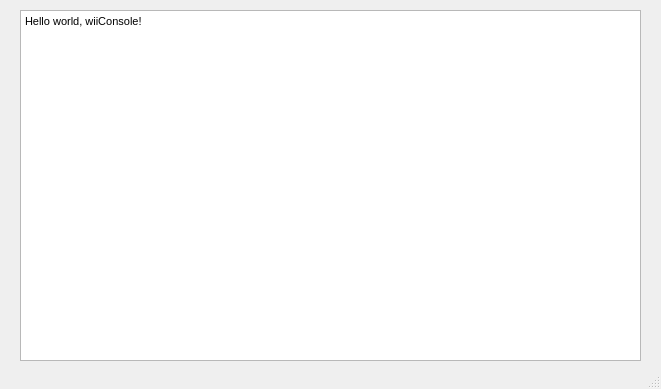
<?xml version="1.0" encoding="UTF-8"?>
<ui version="4.0">
 <class>wiiConsole</class>
 <widget class="QMainWindow" name="wiiConsole">
  <property name="windowModality">
   <enum>Qt::NonModal</enum>
  </property>
  <property name="enabled">
   <bool>true</bool>
  </property>
  <property name="geometry">
   <rect>
    <x>0</x>
    <y>0</y>
    <width>661</width>
    <height>389</height>
   </rect>
  </property>
  <property name="windowTitle">
   <string>wii Console</string>
  </property>
  <property name="animated">
   <bool>true</bool>
  </property>
  <property name="tabShape">
   <enum>QTabWidget::Rounded</enum>
  </property>
  <property name="dockNestingEnabled">
   <bool>false</bool>
  </property>
  <widget class="QWidget" name="centralwidget">
   <widget class="QTextEdit" name="textEdit">
    <property name="geometry">
     <rect>
      <x>20</x>
      <y>10</y>
      <width>621</width>
      <height>351</height>
     </rect>
    </property>
    <property name="html">
     <string>&lt;!DOCTYPE HTML PUBLIC &quot;-//W3C//DTD HTML 4.0//EN&quot; &quot;http://www.w3.org/TR/REC-html40/strict.dtd&quot;&gt;
&lt;html&gt;&lt;head&gt;&lt;meta name=&quot;qrichtext&quot; content=&quot;1&quot; /&gt;&lt;style type=&quot;text/css&quot;&gt;
p, li { white-space: pre-wrap; }
&lt;/style&gt;&lt;/head&gt;&lt;body style=&quot; font-family:'MS Shell Dlg 2'; font-size:8.25pt; font-weight:400; font-style:normal;&quot;&gt;
&lt;p style=&quot; margin-top:0px; margin-bottom:0px; margin-left:0px; margin-right:0px; -qt-block-indent:0; text-indent:0px;&quot;&gt;&lt;span style=&quot; font-size:8pt;&quot;&gt;Hello world, wiiConsole!&lt;/span&gt;&lt;/p&gt;&lt;/body&gt;&lt;/html&gt;</string>
    </property>
   </widget>
  </widget>
  <widget class="QMenuBar" name="menubar">
   <property name="geometry">
    <rect>
     <x>0</x>
     <y>0</y>
     <width>661</width>
     <height>21</height>
    </rect>
   </property>
  </widget>
  <widget class="QStatusBar" name="statusbar"/>
 </widget>
 <resources/>
 <connections/>
</ui>
